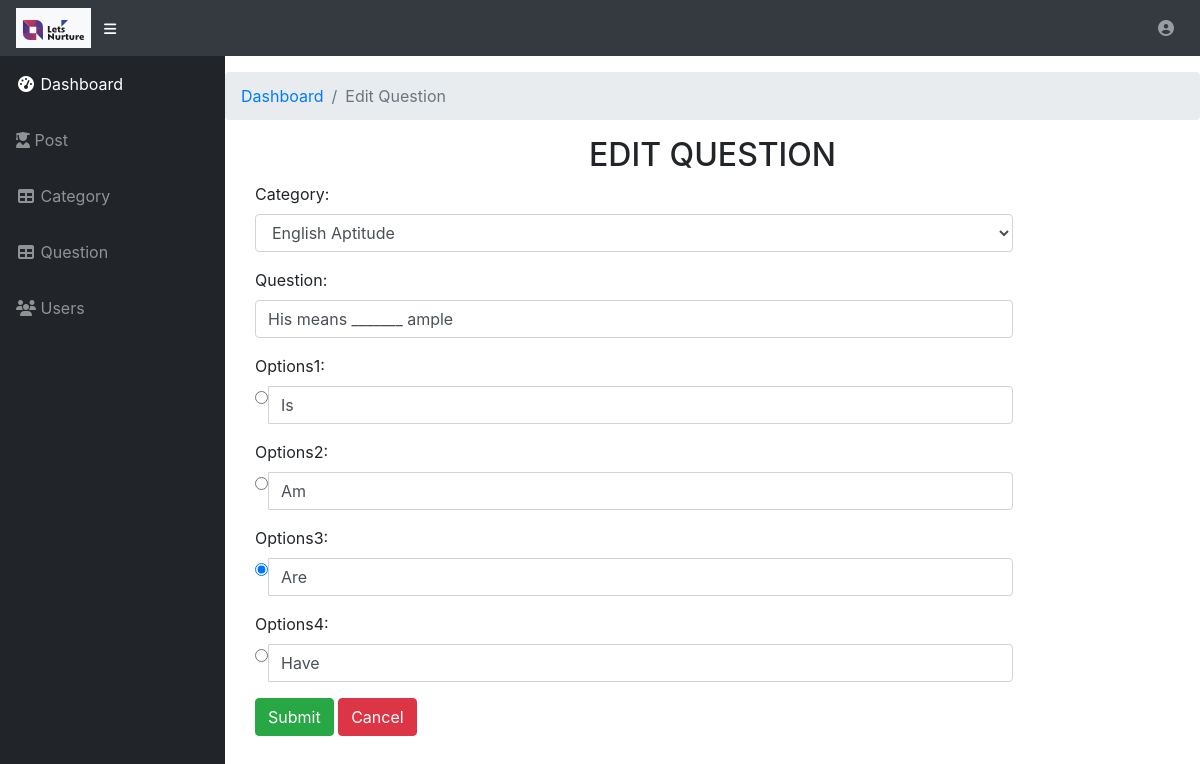
Page /edit-question.php?id=121&&cid=12 (signed in) on the committed database.
### tables this page shows
CREATE TABLE `question1` (
  `id` int(11) NOT NULL,
  `category_id` int(11) NOT NULL,
  `question` longtext NOT NULL,
  `answer1` longtext NOT NULL,
  `answer2` longtext NOT NULL,
  `answer3` longtext NOT NULL,
  `answer4` longtext NOT NULL,
  `correct_ans` int(11) NOT NULL,
  `create_at` timestamp NOT NULL DEFAULT CURRENT_TIMESTAMP,
  `update_at` timestamp NOT NULL DEFAULT CURRENT_TIMESTAMP ON UPDATE CURRENT_TIMESTAMP
);

CREATE TABLE `category1` (
  `id` int(11) NOT NULL,
  `category_name` varchar(100) NOT NULL,
  `category_des` text NOT NULL,
  `post` varchar(50) NOT NULL,
  `exper` text NOT NULL,
  `time` decimal(3,2) NOT NULL,
  `created_at` timestamp NOT NULL DEFAULT CURRENT_TIMESTAMP,
  `updated_at` timestamp NOT NULL DEFAULT CURRENT_TIMESTAMP ON UPDATE CURRENT_TIMESTAMP
);

### edit-question.php (the view, shortened to what this page needs)
<?php
include "con.php";
if (isset($_SESSION["username"]) || isset($_COOKIE["username"])) {
  include "header-admin.php";
  ?>
      <div id="content-wrapper">
<ol class="breadcrumb">
            <li class="breadcrumb-item">
              <a href="#">Dashboard</a>
            </li>
            <li class="breadcrumb-item active">Edit Question</li>
          </ol>
        <div class="container">
 <h2 style="text-align: center">EDIT QUESTION</h2>
   <?php $query="select id,category_id,question,answer1,answer2,answer3,answer4,correct_ans from question1  where id='".$_REQUEST['id']."'";
         $result=mysqli_query($con,$query);
         $arr=mysqli_fetch_array($result,MYSQLI_BOTH);
         ?>
   <form class="form-horizontal" action="update-question.php" method="post">
   	 <div class="form-group">
      <label class="control-label col-sm-2" for="time">Category:</label>
      <div class="col-sm-10">
      	<?php $query="select id, category_name from category1 where id='".$arr['category_id']."'";
      	$result=mysqli_query($con,$query);
      	?>
      <select class="form-control" id="category_id" name="category_id">
      	 <?php while ($arr1=mysqli_fetch_array($result,MYSQLI_BOTH)):
         ?>
        <option <?php if($arr1['id']==$arr['category_id']) echo "selected"; ?> value="<?php echo $arr1['id'] ?>"><?php echo $arr1['category_name'] ?></option>
        <?php endwhile; ?>
      </select>
  </div>
  </div>
  <div class="form-group">
    <label class=" col-sm-2" for="ques">Question:</label>
    <div class="col-sm-10">
      <input type="text" class="form-control" id="question" name="question" placeholder="Question" value="<?php echo htmlspecialchars_decode($arr['question'], ENT_NOQUOTES) ?>">
    </div>
  </div>
  <div class="form-group">
    <label class="control-label col-sm-2" for="answer">Options1:</label>
    <div class="col-sm-10">
      <div class="input-group">
      <span class="input-group-addon">
        <input type="radio" style="padding-top: 2px;" <?php if ($arr['correct_ans']=="1") echo "checked";?> value="1" name="correct">
      </span>
      <input type="text" class="form-control" placeholder="Answer" name="answer1" value="<?php echo $arr['answer1'] ?>">
    </div>
    </div>
  </div>
 <div class="form-group">
    <label class="control-label col-sm-2" for="answer">Options2:</label>
    <div class="col-sm-10">
      <div class="input-group">
      <span class="input-group-addon">
        <input type="radio" style="padding-top: 2px;" <?php if ($arr['correct_ans']=="2") echo "checked";?> value="2" name="correct">
      </span>
      <input type="text" class="form-control" placeholder="Answer" name="answer2" value="<?php echo $arr['answer2'] ?>">
    </div>
    </div>
  </div>
  <div class="form-group">
    <label class="control-label col-sm-2" for="answer">Options3:</label>
    <div class="col-sm-10">
      <div class="input-group">
      <span class="input-group-addon">
        <input type="radio" style="padding-top: 2px;" <?php if ($arr['correct_ans']=="3") echo "checked";?> value="3" name="correct">
      </span>
      <input type="text" class="form-control" placeholder="Answer" name="answer3" value="<?php echo $arr['answer3'] ?>">
    </div>
    </div>
  </div>
  <div class="form-group">
    <label class="control-label col-sm-2" for="answer">Options4:</label>
    <div class="col-sm-10">
      <div class="input-group">
      <span class="input-group-addon">
        <input type="radio" style="padding-top: 2px;" <?php if ($arr['correct_ans']=="4") echo "checked";?> value="4" name="correct">
      </span>
      <input type="text" class="form-control" placeholder="Answer" name="answer4" value="<?php echo $arr['answer4'] ?>">
    </div>
    </div>
  </div>
  <div class="form-group">
    <div class="col-sm-offset-2 col-sm-10">
      <input  type="submit" class="btn btn-success"  name="add-btn"value="Submit">
      <a class="btn btn-danger" href="questionmanagement.php?id=<?php echo $arr['category_id']; ?>">Cancel</a>
    </div>
  </div>
</form>
        </div>
      </div>
    </div>
<?php
include "footer-admin.php";
}
else
  {
    header("Location: admin-login.php");
  }?>

### css/sb-admin.css (style rules this page uses)
html { position: relative; min-height: 100%; }
body { height: 100%; }
#wrapper #content-wrapper { overflow-x: hidden; width: 100%; padding-top: 1rem; padding-bottom: 80px; }
:root { --input-padding-x: 0.75rem; --input-padding-y: 0.75rem; }

### rows in the picture
question1: category_id "English Aptitude", question "His means _______ ample", answer1 "Is", answer2 "Am", correct_ans "☑", answer3 "Are", answer4 "Have"
